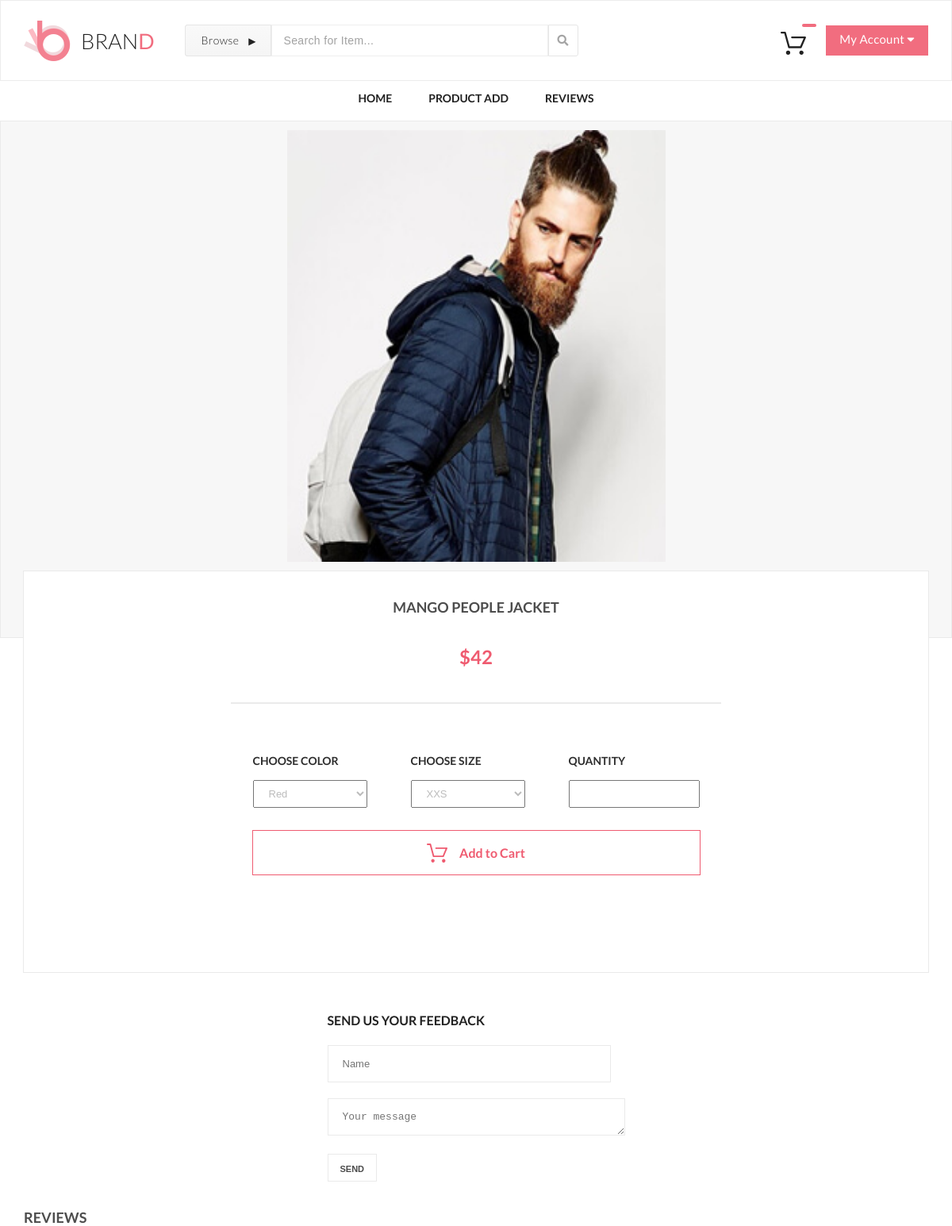
Page /?id=3&pages=singleProduct on the committed database.
### tables this page shows
CREATE TABLE `gallery` (
  `id` int(11) NOT NULL,
  `address` varchar(30) NOT NULL COMMENT 'путь к картинке',
  `name` varchar(40) NOT NULL DEFAULT 'Mango People T-shirt' COMMENT 'название товара',
  `price` decimal(10,0) NOT NULL,
  `count` int(11) NOT NULL DEFAULT 0 COMMENT 'Количество просмотров'
);

### public/index.php (called while the page is built, shortened)
<?php
include ("../all/L7/main.php");

### all/config.php (called while the page is built, shortened)
<?php
function connect()
{
    static $link;
    if (empty($link)) {
        $link = mysqli_connect("localhost", "root", "", "gbphp");
    }
    return $link;
}

### all/pages/singleProductPage.php (the view, shortened to what this page needs)
<?php
function index()
{
    $id = $_GET["id"];
    $sql = "SELECT id, address, name, price FROM gallery WHERE id = '$id'";
    $res = mysqli_query(connect(), $sql);
    $row = mysqli_fetch_assoc($res);
    $html = <<<php
      <section class="single-product-box">
            <div class="single-product">
                <img class="img-product" src="{$row['address']}" alt="product">
            </div>
            <div class="box-details-single-product">
                <div class="container details-single-product">
                    <div class="container-single-product">
                        <h3 class="name-product">{$row['name']}</h3>
                        <p class="price">\${$row['price']}</p>
                        <hr class="hr">
                        <div class="choose">
                            <div class="choose-box">
                                <h4 class="choose-title">CHOOSE COLOR</h4>
                                <select class="text-choose" name="color" id="">
                                    <option>Red</option>
                                </select>
                            </div>
                            <div class="choose-box">
                                <h4 class="choose-title">CHOOSE SIZE</h4>
                                <select class="text-choose" name="size" id="">
                                    <option>XXS</option>
                                </select>
                            </div>
                            <div class="choose-box">
                                <h4 class="choose-title">QUANTITY</h4>
                                <input class="input-field" type="number" min="0" value="iwu">
                            </div>
                        </div>
                        <div class="box-button-add">
                            <a href="#" class="button-add"> <img class="img-cart-pink" src="img/cart-pink.svg"
                                                                 alt="cart">Add to&nbsp;Cart</a>
                        </div>
                    </div>
                </div>
            </div>
        </section>
        <div class="feedback-block">
            <div class="feedback-new">
                <div>
                    <h2 class="shopping-cart-forms-text">Send Us Your Feedback</h2>
                    <form method="post" action="?pages=singleProduct&func=sendFeedback">
                        <input class="shopping-cart-forms-input shopping-cart-forms-input_width"
                               placeholder="Name" type="text" name="name">
                        <textarea class="shopping-cart-forms-input textarea_size" placeholder="Your message"
                                  name="text"></textarea>
                        <input type="hidden" value="{$row['id']}" name="id_product">
                        <input class="button-black shopping-cart-forms-button_size modal_size" type="submit" value="SEND">
                    </form>
                </div>
            </div>
            <div class="container">
                <h2 class="name-product name-product_margin">Reviews</h2>
                $feedback
            </div>
        </div>
php;
    return $html;
}

### rows in the picture
gallery: address (picture), name "MANGO PEOPLE JACKET", price "42"
